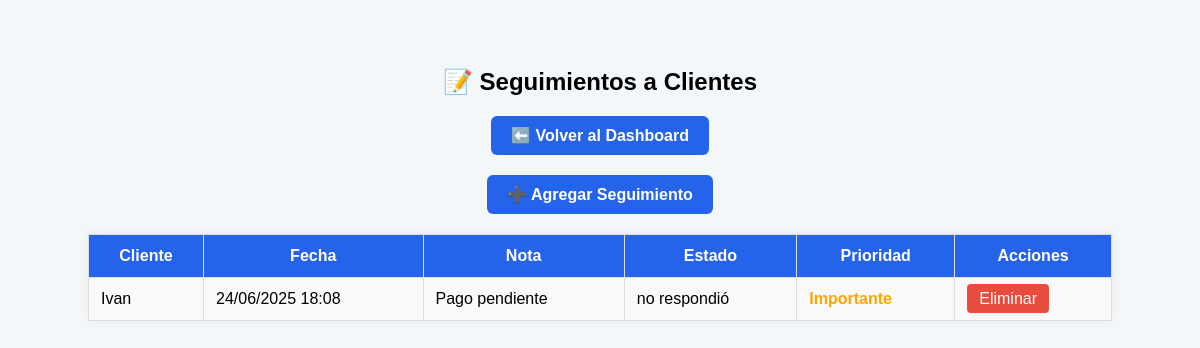
Page /seguimientos.php (signed in) on the earlier database version.
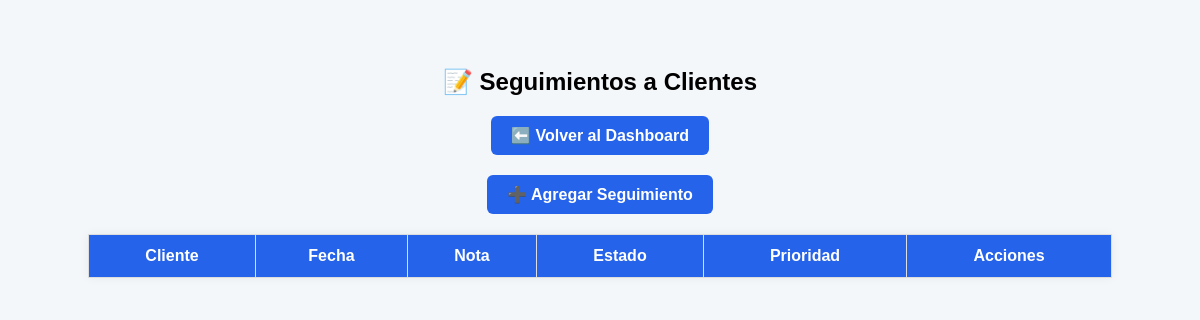
Same page on the later database version.
### tables this page shows
CREATE TABLE `seguimientos` (
  `id` int(11) NOT NULL AUTO_INCREMENT,
  `cliente_id` int(11) NOT NULL,
  `nota` text NOT NULL,
  `fecha` datetime DEFAULT current_timestamp(),
  `estado` varchar(50) DEFAULT 'no respondido',
  `prioridad` varchar(50) DEFAULT 'importante',
  PRIMARY KEY (`id`),
  KEY `cliente_id` (`cliente_id`),
  CONSTRAINT `seguimientos_ibfk_1` FOREIGN KEY (`cliente_id`) REFERENCES `clientes` (`id`) ON DELETE CASCADE
);

CREATE TABLE `clientes` (
  `id` int(11) NOT NULL AUTO_INCREMENT,
  `genero` char(1) DEFAULT 'N',
  `nombre` varchar(100) NOT NULL,
  `telefono` varchar(20) DEFAULT NULL,
  `correo` varchar(100) DEFAULT NULL,
  `direccion` text DEFAULT NULL,
  `fecha_registro` datetime DEFAULT current_timestamp(),
  `empresa` varchar(255) DEFAULT NULL,
  `puesto` varchar(100) DEFAULT NULL,
  `area` varchar(100) DEFAULT NULL,
  `estatus_color` varchar(7) DEFAULT '#808080',
  `comentarios` text DEFAULT NULL,
  `proxima_llamada` datetime DEFAULT NULL,
  PRIMARY KEY (`id`)
);

### seguimientos.php (the view, shortened to what this page needs)
<?php
include("config/db.php");
$rol = $_SESSION["rol"];
$sql = "SELECT s.id, s.nota, s.fecha, s.estado, s.prioridad, c.nombre AS nombre_cliente
        FROM seguimientos s
        JOIN clientes c ON s.cliente_id = c.id
        ORDER BY s.fecha DESC";
$resultado = $conn->query($sql);
?>
<!DOCTYPE html>
<html lang="es">
<head>
</head>
<body>
    <h2>📝 Seguimientos a Clientes</h2>
    <a href="dashboard.php" class="boton-dashboard">⬅️ Volver al Dashboard</a>
    <?php if ($rol === "admin"): ?>
        <a href="form_seguimiento.php" class="boton-agregar">➕ Agregar Seguimiento</a>
    <?php endif; ?>
    <table>
        <tr>
            <th>Cliente</th>
            <th>Fecha</th>
            <th>Nota</th>
            <th>Estado</th>
            <th>Prioridad</th>
            <?php if ($rol === "admin"): ?>
                <th>Acciones</th>
            <?php endif; ?>
        </tr>
        <?php while($row = $resultado->fetch_assoc()): ?>
            <tr>
                <td><?= htmlspecialchars($row['nombre_cliente']) ?></td>
                <td><?= date("d/m/Y H:i", strtotime($row['fecha'])) ?></td>
                <td><?= nl2br(htmlspecialchars($row['nota'])) ?></td>
                <td><?= htmlspecialchars($row['estado']) ?></td>
                <td class="<?= strtolower($row['prioridad']) ?>">
                    <?= ucfirst(htmlspecialchars($row['prioridad'])) ?>
                </td>
                <?php if ($rol === "admin"): ?>
                    <td>
                        <a href="eliminar_seguimiento.php?id=<?= $row['id'] ?>" class="boton" onclick="return confirm('¿Eliminar este seguimiento?')">Eliminar</a>
                    </td>
                <?php endif; ?>
            </tr>
        <?php endwhile; ?>
    </table>
</body>
</html>

Differences in the rows shown:
removed seguimientos: cliente.nombre "Ivan", fecha "24/06/2025 18:08", nota "Pago pendiente", estado "no respondió", prioridad "Importante"
